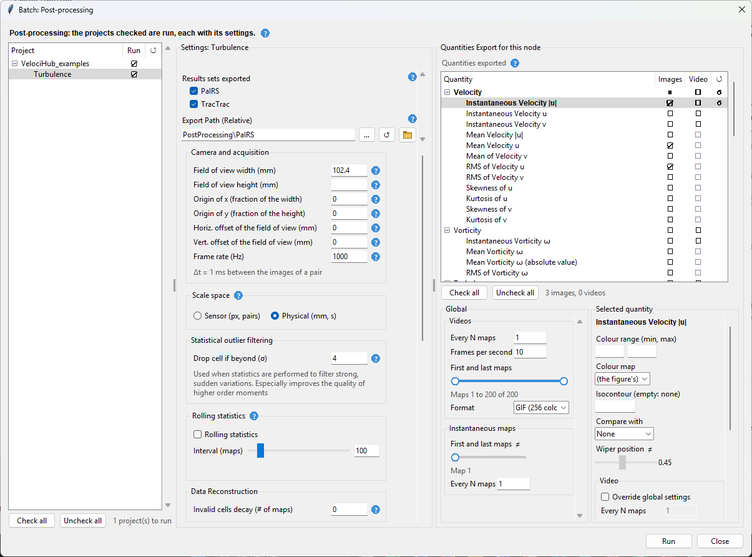
#> input picture docs/images/batch.png, 752 x 557 px, shrunk from 1205 x 892 before the run
$ python -i preprocessing.py   (imports and definitions only)   (older library calls are emulated)
#> lines starting #> are read from the running program, lines starting #| are printed output that depends on the picture
### velocihub/greyscale.py
"""The single reader of the images: every step (pre-processing, PIV, PTV, particle diagnostic, figures) reads its
images with read_grey, so that they all see the same intensities.

The images may be in any colour space: they are brought to one channel, the brightness (value V of the HSV colour
space: hue, saturation, value). V = max(R, G, B) does not depend on the hue and the saturation, which are not
computed: the conversion is a maximum over the colour channels, as fast as their mean. The channels are taken as
they are (no gamma correction): a camera gives intensities proportional to the light. A grey image is unchanged; a
colour image keeps, at each pixel, its brightest channel (the one of the light of the laser, e.g. green at 532 nm).

    palette (P, PA)            the colours of the palette (not the indices), then V
    RGB, RGBA, RGBX, BGR(A)    V = max of the three colour channels (alpha left out)
    CMYK, YCbCr, LAB           converted to RGB by Pillow, then V
    HSV                        its channel V
    L, LA, 1                   the luminance (alpha left out; 1 bit: 0 or 255)
    I;16, I, F                 as they are: 16 bit unsigned; 32 bit integers as 16 bit unsigned when they fit,
                               else 32 bit floats; 32 bit floats

The depth is kept: uint8, uint16 or float32. Pillow reads the images; OpenCV, if installed, those it can't read
(e.g. 3 x 16 bit TIFF).

This module only needs numpy and Pillow (OpenCV optionally) and imports nothing of VelociHub: the PIV and PTV
workers, run by another Python interpreter that may not have VelociHub, load it from its file.
"""
import time

import numpy as np
from PIL import Image

# Read tries of a file that a network or USB drive refuses for a moment, and seconds between them
READ_TRIES = 5
READ_WAIT = 3.0


def to_grey(A):
    """One channel of an image array: unchanged if it has one (H x W), else the brightness V = max of its colour
    channels (H x W x C: the first three; one or two channels: the first, the second being alpha). The type is kept,
    except bool (0 or 255, uint8) and the 32 bit integers (uint16 when they fit, else float32)."""
    A = np.asarray(A)
    if A.ndim == 3:
        A = A[..., 0] if A.shape[2] < 3 else A[..., :3].max(axis=2)
    if A.dtype == bool:
        return A.astype(np.uint8) * np.uint8(255)
    if A.dtype.byteorder not in ("=", "|"):
        A = A.astype(A.dtype.newbyteorder("="))
    if np.issubdtype(A.dtype, np.integer) and A.dtype not in (np.uint8, np.uint16):
        if A.size and A.min() >= 0 and A.max() <= 65535:
            return A.astype(np.uint16)
        return A.astype(np.float32)
    if np.issubdtype(A.dtype, np.floating) and A.dtype != np.float32:
        return A.astype(np.float32)
    return A


def pil_array(im):
    """The array of a Pillow image, converted to a colour space whose channels are intensities (palette: its
    colours; CMYK, YCbCr, LAB: RGB; HSV: its channel V)."""
    mode = im.mode
    if mode in ("P", "PA"):
        im = im.convert("RGBA" if mode == "PA" or "transparency" in im.info else "RGB")
    elif mode in ("CMYK", "YCbCr", "LAB"):
        im = im.convert("RGB")
    elif mode == "HSV":
        return np.asarray(im)[..., 2]
    elif mode == "1":
        im = im.convert("L")
    return np.asarray(im)


def read_array(path):
    """The image of a file as an array, its channels as stored (Pillow, else OpenCV), from a path with any
    characters."""
#> called with path = '../docs/images/batch.png'
    try:
        with Image.open(path) as im:
#> im is the input picture: PIL image 752x557 RGB; mean R, G, B 237.7, 237.9, 238.4
            return pil_array(im)
    except (OSError, ValueError, TypeError) as error:
        try:
            import cv2
        except ImportError:
            raise error from None
        A = cv2.imdecode(np.fromfile(path, np.uint8), cv2.IMREAD_UNCHANGED)
        if A is None:
            raise error from None
        return A  # BGR(A): the maximum of the colour channels doesn't depend on their order


def read_grey(path, tries=READ_TRIES, wait=READ_WAIT):
    """The image of a file in one channel (to_grey: the brightness of a colour image), its depth kept. A read that
    fails is tried again (tries in all, wait seconds between them): a network or USB drive sometimes refuses it for
    a moment."""
    for attempt in range(max(int(tries), 1)):
        try:
            return to_grey(read_array(path))
#> in to_grey, `A = A[..., 0] if A.shape[2] < 3 else A[..., :3].max(axis=2)`:
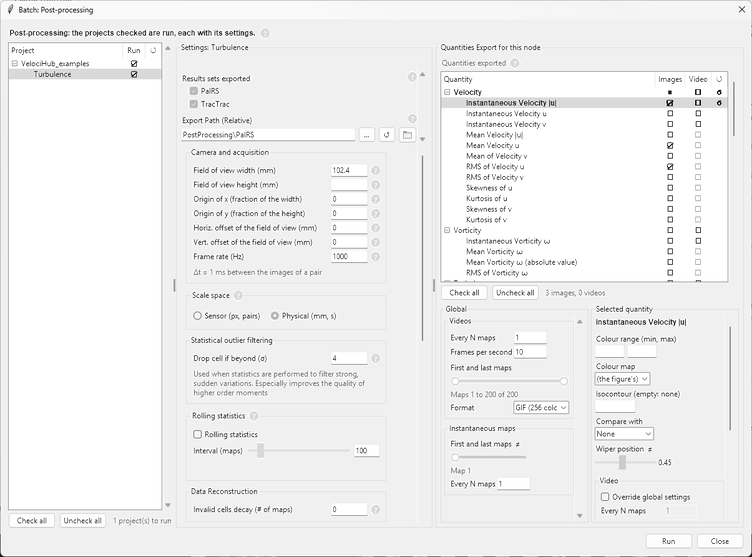
#> A: shape (557, 752); min 0, max 255, mean 239.7
#> (the rest of the program and of its run is left out)
